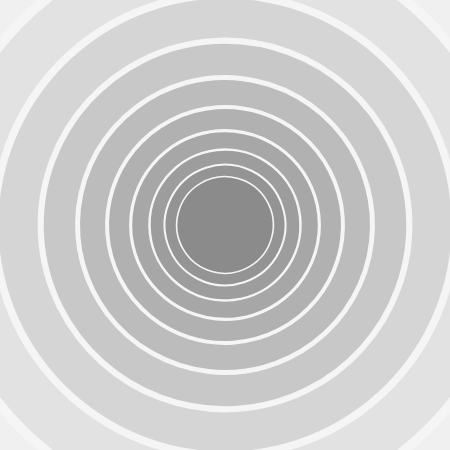
Frame 1 (no input)
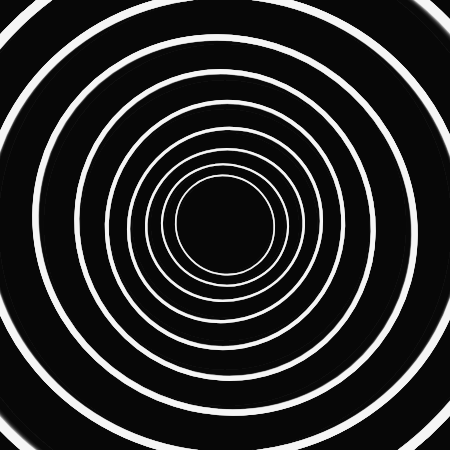
Frame 60 (no input)
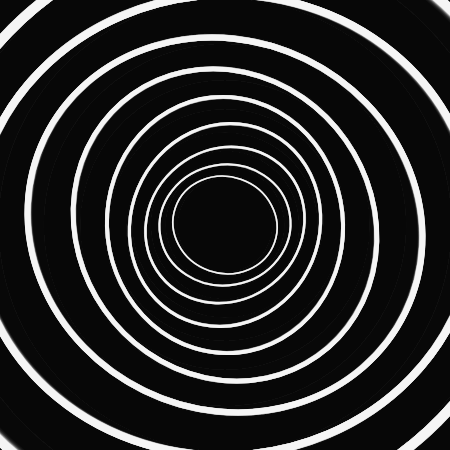
Frame 120 (the mouse pressed at the canvas centre since frame 60)

The p5.js sketch that drew these frames (run headless with seeded random() and noise() and a simulated clock; from frame 60 on, the mouse is pressed at the canvas centre):

// p5.js sketch
// ── sketch.js
c = 0;

setup = (_) => {
  createCanvas(450, 450);
  strokeWeight(15);
  fill(10, 15);
  stroke(245);
};

draw = (_) => {
  translate(225, 225);
  for (i = 0; i < 10; i++) {
    rotate(cos(c * 0.001) * 10);
    scale(0.8);

    ellipse(0, 0, 900, 900 + sin(c * 0.006) * 120);
  }
  c++;
};

// ── Circles.html
<!doctype html>

<html lang="en">
<head>


  <title>Circles</title>
  <link rel="stylesheet" href="styles.css">
  <script src="https://cdn.jsdelivr.net/npm/p5@1.0.0/lib/p5.js"></script>
  <script src="sketch.js"></script>
 

</head>

<body>
  


  
</body>
</html>
